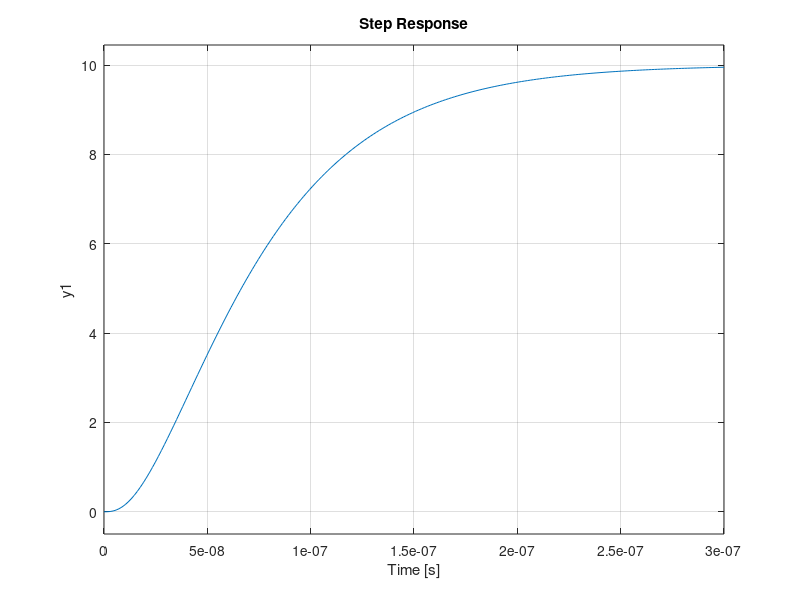

MATLAB code to generate this figure: (Note: this script raises an error after producing the figure.)
clc; clear; close all;

% ==========================
%   BLOQUE N°1: AO1 - VFA
% ==========================
Ad  = 100E3;              %  Ganancia Diferencial en veces
wp1 = 2 * pi * 10;        %  1er Polo
wp2 = 2 * pi * 5.06E6;    %  2do Polo

num_1 = Ad * wp1 * wp2;
den_1 = [1 (wp1 + wp2) (wp1 * wp2)];
G1    = tf(num_1, den_1);

% ============================
%   BLOQUE N°2: COMPENSADOR
% ============================
Comp = 0.5;                %  Atenuación 
wzc  = 2 * pi * 5.06E6;    %  Cero
wpc  = 2 * pi * 10.12E6;   %  Polo

num_2 = [(Comp * wpc) (Comp * wpc * wzc)];
den_2 = [wzc (wpc * wzc)];
G2    = tf(num_2, den_2);

% ==========================
%   BLOQUE N°3: AO2 - CFA
% ==========================
Av  = 40;                   %  Ganancia 
wpx = 2 * pi * 33.337E6;    %  Polo

num_3 = Av * wpx;
den_3 = [1 wpx];
G3    = tf(num_3, den_3);

% ===================
%   REALIMENTACIÓN
% ===================
K = 1/10;

% ===========================
%   AMPLIFICADOR COMPUESTO
% ===========================
GLA = G1 * G2 * G3;
GLC = feedback(GLA, K);

% ==================================
%   RESPUESTA AL ESCALÓN UNITARIO
% ==================================
step(GLC);
stepinfo(GLC);
